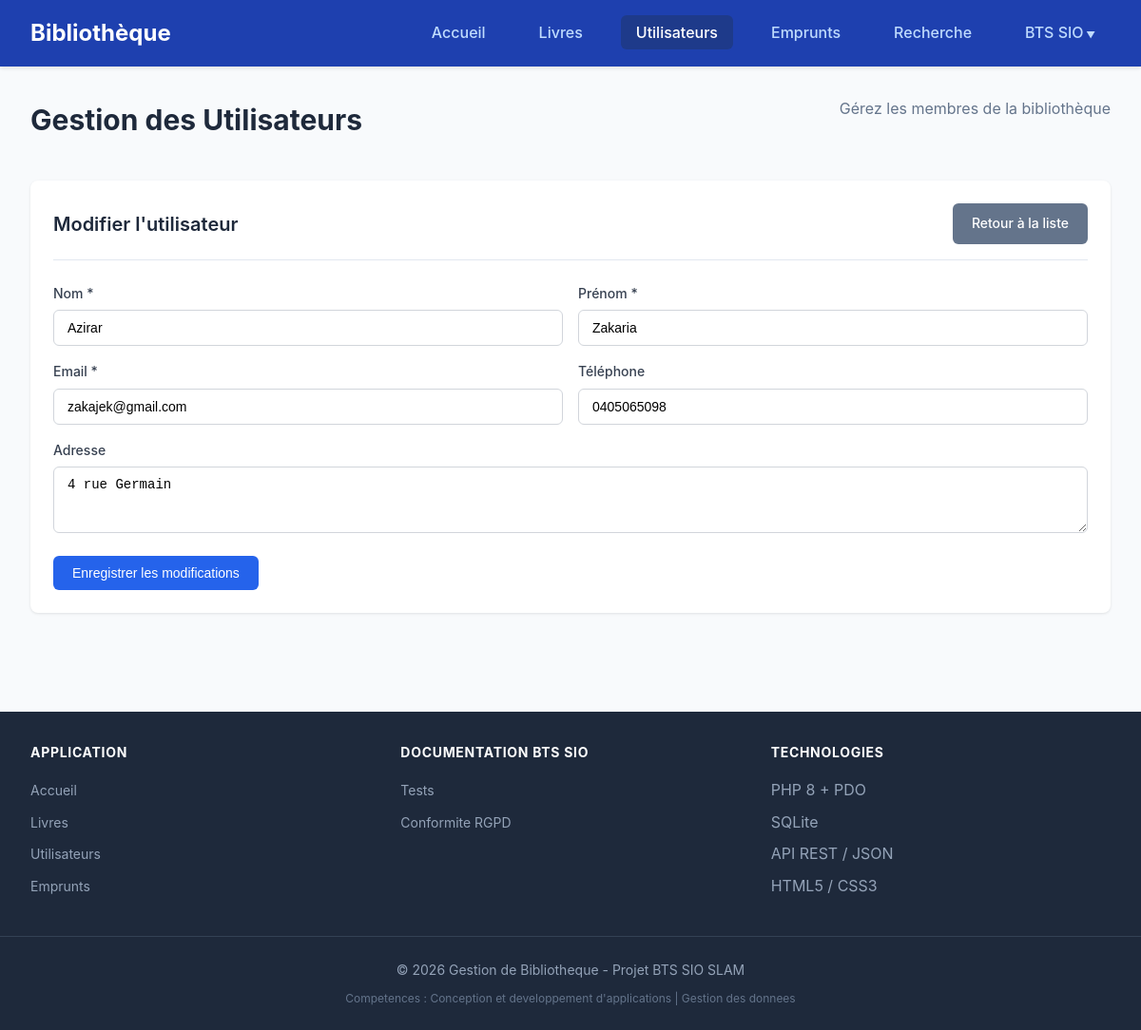
The page /utilisateurs.php?action=modifier&id=4 on the database its author committed.
### tables this page shows
CREATE TABLE utilisateurs (
                id INTEGER PRIMARY KEY AUTOINCREMENT,
                nom VARCHAR(100) NOT NULL,
                prenom VARCHAR(100) NOT NULL,
                email VARCHAR(255) UNIQUE NOT NULL,
                telephone VARCHAR(20),
                adresse TEXT,
                date_inscription DATETIME DEFAULT CURRENT_TIMESTAMP,
                actif INTEGER DEFAULT 1
            );

### utilisateurs.php (the view, shortened to what this page needs)
<?php
require_once 'config/database.php';
$db = Database::getInstance()->getConnection();
$action = isset($_GET['action']) ? $_GET['action'] : 'liste';
$editUtilisateur = null;
if ($action === 'modifier' && isset($_GET['id'])) {
    $stmt = $db->prepare("SELECT * FROM utilisateurs WHERE id = ?");
    $stmt->execute([intval($_GET['id'])]);
    $editUtilisateur = $stmt->fetch();
}
$recherche = isset($_GET['recherche']) ? $_GET['recherche'] : '';
if ($recherche) {
    $stmt = $db->prepare("SELECT * FROM utilisateurs WHERE nom LIKE ? OR prenom LIKE ? OR email LIKE ? ORDER BY nom, prenom");
    $searchTerm = '%' . $recherche . '%';
    $stmt->execute([$searchTerm, $searchTerm, $searchTerm]);
} else {
    $stmt = $db->query("SELECT * FROM utilisateurs ORDER BY nom, prenom");
}
$utilisateurs = $stmt->fetchAll();
include 'includes/header.php';
?>
<div class="page-header">
    <h1>Gestion des Utilisateurs</h1>
    <p>Gérez les membres de la bibliothèque</p>
</div>
<?php if ($action === 'ajouter' || $action === 'modifier'): ?>
    <div class="card">
        <div class="card-header">
            <h2 class="card-title"><?php echo $action === 'ajouter' ? 'Ajouter un utilisateur' : 'Modifier l\'utilisateur'; ?></h2>
            <a href="utilisateurs.php" class="btn btn-secondary">Retour à la liste</a>
        </div>
        <form method="POST">
            <div class="form-row">
                <div class="form-group">
                    <label class="form-label">Nom *</label>
                    <input type="text" name="nom" class="form-control" required
                           value="<?php echo $editUtilisateur ? htmlspecialchars($editUtilisateur['nom']) : ''; ?>">
                </div>
                <div class="form-group">
                    <label class="form-label">Prénom *</label>
                    <input type="text" name="prenom" class="form-control" required
                           value="<?php echo $editUtilisateur ? htmlspecialchars($editUtilisateur['prenom']) : ''; ?>">
                </div>
            </div>
            <div class="form-row">
                <div class="form-group">
                    <label class="form-label">Email *</label>
                    <input type="email" name="email" class="form-control" required
                           value="<?php echo $editUtilisateur ? htmlspecialchars($editUtilisateur['email']) : ''; ?>">
                </div>
                <div class="form-group">
                    <label class="form-label">Téléphone</label>
                    <input type="tel" name="telephone" class="form-control"
                           value="<?php echo $editUtilisateur ? htmlspecialchars($editUtilisateur['telephone']) : ''; ?>">
                </div>
            </div>
            <div class="form-group">
                <label class="form-label">Adresse</label>
                <textarea name="adresse" class="form-control" rows="3"><?php echo $editUtilisateur ? htmlspecialchars($editUtilisateur['adresse']) : ''; ?></textarea>
            </div>
            <button type="submit" name="<?php echo $action === 'ajouter' ? 'ajouter' : 'modifier'; ?>" class="btn btn-primary">
                <?php echo $action === 'ajouter' ? 'Ajouter l\'utilisateur' : 'Enregistrer les modifications'; ?>
            </button>
        </form>
    </div>
<?php endif; ?>
<?php include 'includes/footer.php'; ?>

### includes/header.php (style rules this page uses)
* { margin: 0; padding: 0; box-sizing: border-box; }
body { font-family: -apple-system, BlinkMacSystemFont, 'Segoe UI', Roboto, Oxygen, Ubuntu, sans-serif; background-color: #f8fafc; color: #1e293b; line-height: 1.6; }
.card { background: white; border-radius: 0.5rem; box-shadow: 0 1px 3px rgba(0,0,0,0.1); padding: 1.5rem; margin-bottom: 1.5rem; }
.card-header { display: flex; justify-content: space-between; align-items: center; margin-bottom: 1.5rem; padding-bottom: 1rem; border-bottom: 1px solid #e2e8f0; }
.card-title { font-size: 1.25rem; font-weight: 600; color: #1e293b; }
.btn { display: inline-flex; align-items: center; gap: 0.5rem; padding: 0.625rem 1.25rem; border-radius: 0.375rem; font-weight: 500; font-size: 0.875rem; text-decoration: none; cursor: pointer; border: none; transition: all 0.2s; }
.btn-primary { background-color: #2563eb; color: white; }
.btn-secondary { background-color: #64748b; color: white; }
.form-group { margin-bottom: 1rem; }
.form-label { display: block; margin-bottom: 0.375rem; font-weight: 500; color: #374151; font-size: 0.875rem; }
.form-control { width: 100%; padding: 0.625rem 0.875rem; border: 1px solid #d1d5db; border-radius: 0.375rem; font-size: 0.875rem; transition: border-color 0.2s, box-shadow 0.2s; }
.page-header { margin-bottom: 2rem; }
.page-header h1 { font-size: 1.875rem; font-weight: 700; color: #1e293b; margin-bottom: 0.5rem; }
.page-header p { color: #64748b; }
.form-row { display: grid; grid-template-columns: repeat(2, 1fr); gap: 1rem; }
.page-header { display: flex; justify-content: space-between; align-items: flex-start; margin-bottom: 2rem; flex-wrap: wrap; gap: 1rem; }

### rows shown on the page
utilisateurs: nom "Azirar", prenom "Zakaria", email "zakajek@gmail.com", telephone "0405065098", adresse "4 rue Germain"
